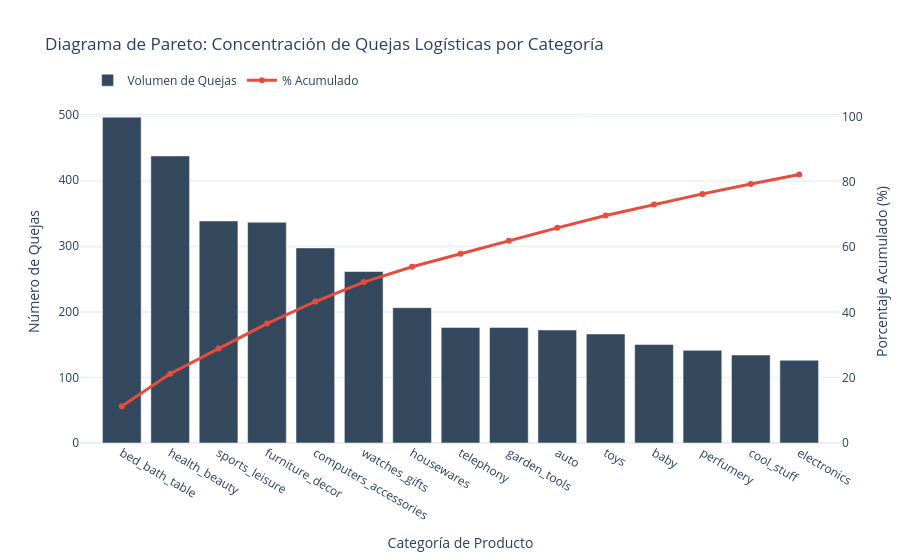

Notebook code for this chart:
### Markdown cell above
## 4. Diagrama de Pareto: Análisis de Causas Raíz
Aplicación del principio 80/20 para identificar qué categorías de productos concentran el mayor volumen de insatisfacción del cliente debido a retrasos logísticos.

### Code cell
# Extraccion de pedidos que sufrieron retrasos Y generaron quejas
df_pareto = (
    df[(df['delivery_delay_days'] > 0) & (df['review_score_category'] == 'negative')]
    .groupby('product_category_name_english', as_index=False)
    .size()
    .rename(columns={'size': 'complaint_count'})
    .sort_values(by='complaint_count', ascending=False)
)

# Calculo de la suma acumulada porcentual
df_pareto['cumulative_percent'] = (df_pareto['complaint_count'].cumsum() / df_pareto['complaint_count'].sum()) * 100

# Limitamos a las 15 categorias principales para claridad visual
df_pareto_top = df_pareto.head(15)

# Construccion del grafico de doble eje
fig_pareto = go.Figure()

# Eje Y Primario (Barras de conteo)
fig_pareto.add_trace(go.Bar(
    x=df_pareto_top['product_category_name_english'],
    y=df_pareto_top['complaint_count'],
    name='Volumen de Quejas',
    marker_color='#34495E'
))

# Eje Y Secundario (Linea acumulada)
fig_pareto.add_trace(go.Scatter(
    x=df_pareto_top['product_category_name_english'],
    y=df_pareto_top['cumulative_percent'],
    name='% Acumulado',
    mode='lines+markers',
    line=dict(color='#E74C3C', width=3),
    yaxis='y2'
))

# Configuracion de la arquitectura del grafico
fig_pareto.update_layout(
    title='Diagrama de Pareto: Concentración de Quejas Logísticas por Categoría',
    xaxis_title='Categoría de Producto',
    yaxis_title='Número de Quejas',
    yaxis2=dict(
        title='Porcentaje Acumulado (%)',
        overlaying='y',
        side='right',
        range=[0, 105] # Margen superior para visualizar el 100%
    ),
    legend=dict(x=0.01, y=1.1, orientation='h'),
    margin=dict(r=50)
)

fig_pareto.show()

### Figure 1 — Plotly figure (JSON) as saved in the notebook; plotly's stock layout.template omitted (floating-point values rounded to 4 significant figures)
{"data": [{"marker": {"color": "#34495E"}, "name": "Volumen de Quejas", "type": "bar", "x": ["bed_bath_table", "health_beauty", "sports_leisure", "furniture_decor", "computers_accessories", "watches_gifts", "housewares", "telephony", "garden_tools", "auto", "toys", "baby", "perfumery", "cool_stuff", "electronics"], "y": [496, 437, 338, 336, 297, 261, 206, 176, 176, 172, 166, 150, 141, 134, 126]}, {"line": {"color": "#E74C3C", "width": 3}, "mode": "lines+markers", "name": "% Acumulado", "type": "scatter", "x": ["bed_bath_table", "health_beauty", "sports_leisure", "furniture_decor", "computers_accessories", "watches_gifts", "housewares", "telephony", "garden_tools", "auto", "toys", "baby", "perfumery", "cool_stuff", "electronics"], "y": [11.28, 21.22, 28.91, 36.56, 43.31, 49.25, 53.94, 57.94, 61.94, 65.86, 69.63, 73.04, 76.25, 79.3, 82.17], "yaxis": "y2"}], "layout": {"legend": {"orientation": "h", "x": 0.01, "y": 1.1}, "margin": {"r": 50}, "title": {"text": "Diagrama de Pareto: Concentración de Quejas Logísticas por Categoría"}, "xaxis": {"title": {"text": "Categoría de Producto"}}, "yaxis": {"title": {"text": "Número de Quejas"}}, "yaxis2": {"overlaying": "y", "range": [0, 105], "side": "right", "title": {"text": "Porcentaje Acumulado (%)"}}}}
